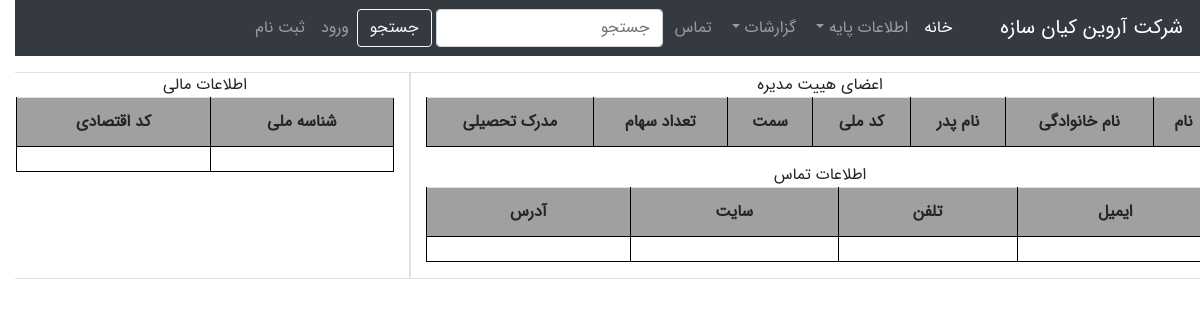
The app's page /baseinfo/companyInfo, older data.
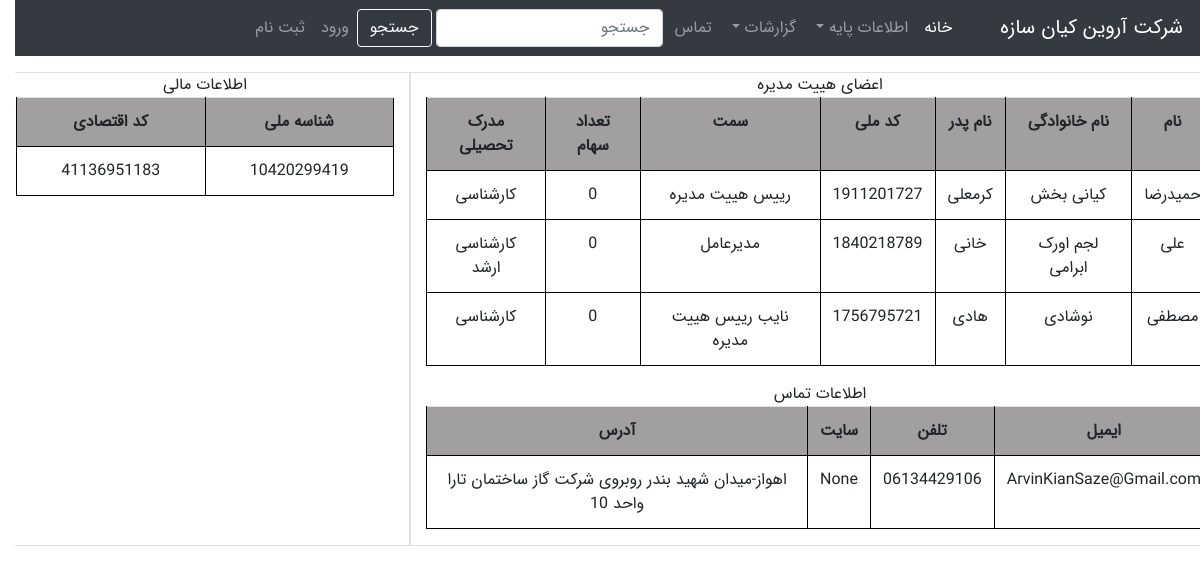
The same page, newer data.
### baseinfo/models.py (models this page shows, shortened)
class Person(models.Model):
    POSITION=[
        (1,"مدیرعامل"),
        (2,"رییس هییت مدیره"),
        (3,"نایب رییس هییت مدیره"),
        (4,"عضور"),
        ]
    DEGREE=[
        (1,"دیپلم"),
        (2,"کاردانی"),
        (3,"کارشناسی"),
        (4,"کارشناسی ارشد"),
        ]
    FIELD_OF_STUDY=[
        (1,"عمران"),
        (2,"مکانیک"),
        (3,"کامپیوتر"),
        (4,"برق"),
        (5,"معماری"),
    ]
    company         =   models.ForeignKey(CompanyInfo,verbose_name="نام شرکت",on_delete=models.DO_NOTHING)
    fname           =   models.CharField("نام",max_length=50)
    lname           =   models.CharField("نام خانوادگی",max_length=50)
    father_name     =   models.CharField("نام پدر",max_length=50)
    national_code   =   models.CharField("کد ملی",max_length=10)
    id_number       =   models.CharField("شماره شناسنامه",max_length=10)
    position        =   models.IntegerField("سمت",choices=POSITION)
    number_of_shares=   models.IntegerField("تعداد سهم",default=0)
    degree          =   models.IntegerField("مدرک تحصیلی",choices=DEGREE)
    work_experience =   models.IntegerField("سابقه کار")
    field_of_study  =   models.IntegerField("",choices=FIELD_OF_STUDY)
    tel             =   models.CharField("شماره تلفن",max_length=20,blank=True,null=True)
    address         =   models.TextField("آدرس",blank=True,null=True)
    is_deleted      =   models.BooleanField(default=False)

class CompanyInfo(models.Model):
    name            =   models.CharField('نام شرکت',max_length=50)
    register_number =   models.CharField('شماره ثبت',max_length=20)
    register_date   =   models.DateField('')
    national_code   =   models.CharField('شناسه ملی',max_length=11)
    economic_id     =   models.CharField('شماره اقتصادی',max_length=12)
    phone_number    =   models.CharField("شماره تلفن",max_length=11)
    city_name       =   models.ForeignKey(City,verbose_name="شهر",null=True,on_delete=models.SET_NULL)
    address         =   models.TextField(verbose_name="آدرس")
    email           =   models.EmailField("ایمیل",blank=True,null=True)
    site            =   models.URLField("آدرس سایت",blank=True,null=True)
    description     =   models.CharField('توضیحات',max_length=100,null=True,blank=True)

### baseinfo/views.py (the view)
# urls.py: path("companyInfo",CompanyInfo_View.as_view(),name = "companyInfo-list"),
class CompanyInfo_View(ListView):
    model = CompanyInfo
    template_name   =   "baseinfo/companyInfo.html"
    def get_context_data(self, *, object_list=None, **kwargs):
        context=super().get_context_data(**kwargs)
        persons=Person.objects.filter(company=1)
        context['persons']=persons
        return context

### templates/baseinfo/companyInfo.html (shortened to what this page needs)
{% extends "share/base.html" %}
{% load getattribute %}
{% load l10n %}
{% load jformat %}
{% block content %}
<div class="row ">
    <div class="col-md-8 col-sm-6 border text-center">
        اعضای هییت مدیره
        <table class="table">
            <tr>
                <th>نام</th>
                <th>نام خانوادگی</th>
                <th>نام پدر</th>
                <th>کد ملی</th>
                <th>سمت</th>
                <th>تعداد سهام</th>
                <th>مدرک تحصیلی</th>
            </tr>
            {% for person in persons %}
            <tr>
                <td>{{person.fname}}</td>
                <td>{{person.lname}}</td>
                <td>{{person.father_name}}</td>
                <td>{{person.national_code}}</td>
                <td>{{person.get_position_display}}</td>
                <td>{{person.number_of_shares}}</td>
                <td>{{person.get_degree_display}}</td>
            </tr>
            {% endfor %}
        </table>
        <table class="table">
            <tr>
                <th>ایمیل</th>
                <th>تلفن</th>
                <th>سایت</th>
                <th>آدرس</th>
            </tr>
            <tr>
                <td>{{object_list.0.email}}</td>
                <td>{{object_list.0.phone_number}}</td>
                <td>{{object_list.0.site}}</td>
                <td>{{object_list.0.address}}</td>
            </tr>
        </table>
    </div>
    <div class="col-md-4 col-sm-6 border text-center">
        <table class="table">
            <tr>
                <th>شناسه ملی</th>
                <th>کد اقتصادی</th>
            </tr>
            <tr>
                <td>{{object_list.0.national_code}}</td>
                <td>{{object_list.0.economic_id}}</td>
            </tr>
        </table>
    </div>
</div>
{% endblock %}

### templates/share/base.html (shortened to what this page needs)
<!DOCTYPE html>
<html lang="fa" dir="rtl">
  <head>
    <link rel="stylesheet" href="https://maxcdn.bootstrapcdn.com/bootstrap/4.0.0-beta/css/bootstrap.min.css">
    <link rel="stylesheet" href="https://cdnjs.cloudflare.com/ajax/libs/font-awesome/4.7.0/css/font-awesome.min.css">
    {% load static %}
    <link type="text/css" rel="stylesheet" href="{% static 'css/base.css' %}">
  </head>
  <body>
      {% include "share/navbar.html" %}
      <br><br><br>
      {% block content %} {% endblock %}
  </body>
</html>

### templates/share/navbar.html (shortened to what this page needs)
<nav class="navbar navbar-dark navbar-expand-sm bg-dark fixed-top">
  <a class="navbar-brand " href="#">شرکت آروین کیان سازه</a>
  <div class="collapse navbar-collapse" id="navbarNavDropdown">
    <ul class="navbar-nav ml-auto">
      <li class="nav-item active">
        <a class="nav-link" href="{% url 'pages:home' %}">خانه<span class="sr-only">(current)</span></a>
      </li>
      <li class="nav-item dropdown">
        <a class="nav-link dropdown-toggle" href="#" id="navbarDropdownMenuLink" role="button" data-toggle="dropdown"
          aria-haspopup="true" aria-expanded="false">
          اطلاعات پایه
        </a>
      </li>
      <li class="nav-item dropdown">
        <a class="nav-link dropdown-toggle" href="#" id="navbarDropdownMenuLink" role="button" data-toggle="dropdown"
          aria-haspopup="true" aria-expanded="false">
          گزارشات
        </a>
      </li>
      <li class="nav-item">
        <a class="nav-link" href="#">تماس</a>
      </li>
      <form class="form-inline">
        <input class="form-control mr-md-2 mx-lg-1 ml-sm-0" type="search" placeholder="جستجو" aria-label="جستجو">
        <button class="btn btn-outline-light bg-dark my-5 my-sm-0" type="submit">جستجو</button>
      </form>
      {% if user.is_authenticated %}
      <a href="{% url 'pages:home' %}" class="nav-link mr-auto">{{user.username}}خوش آمدید</a>
      <li class="nav-item ml-3">
        <a href="javascript:{document.getElementById('logout').submit()}" class="nav-link">
          <i class="fas fa-sign-out-alt"></i> خروج
        </a>
        <form action="{% url 'accounts:logout' %}" method="POST" id="logout">
          {% csrf_token %}
          <input type="hidden" >
        </form>
      </li>
      {% else %}
      <li class="nav-item">
        <a class="nav-link" href="{% url 'accounts:login' %}">ورود</a>
      </li>
      <li class="nav-item ">
        <a class="nav-link" href="{% url 'accounts:register' %}">ثبت نام</a>
      </li>
      {% endif %}
    </ul>
  </div>
</nav>

### static_files/css/base.css (style rules this page uses)
* { direction: rtl; font-family: IRANSans; }
body { font-family: IRANSans; margin: 0; }
th { text-align: center; background-color: rgb(161, 159, 159); border: 1px solid black; }
td { text-align: center; border: 1px solid black; font-family: IRANSans; }
table { border-spacing: 0; }

Row changes from the older to the newer data that the page shows:
added Person: fname "حمیدرضا", lname "کیانی بخش", father_name "کرمعلی", national_code "1911201727", position "رییس هییت مدیره", degree "کارشناسی"
added Person: fname "علی", lname "لجم اورک ابرامی", father_name "خانی", national_code "1840218789", position "مدیرعامل", degree "کارشناسی ارشد"
added Person: fname "مصطفی", lname "نوشادی", father_name "هادی", national_code "1756795721", position "نایب رییس هییت مدیره", degree "کارشناسی"
added CompanyInfo: email "ArvinKianSaze@Gmail.com", phone_number "06134429106", site "None", address "اهواز-میدان شهید بندر روبروی شرکت گاز ساختمان تارا واحد 10", national_code "10420299419", economic "41136951183"
